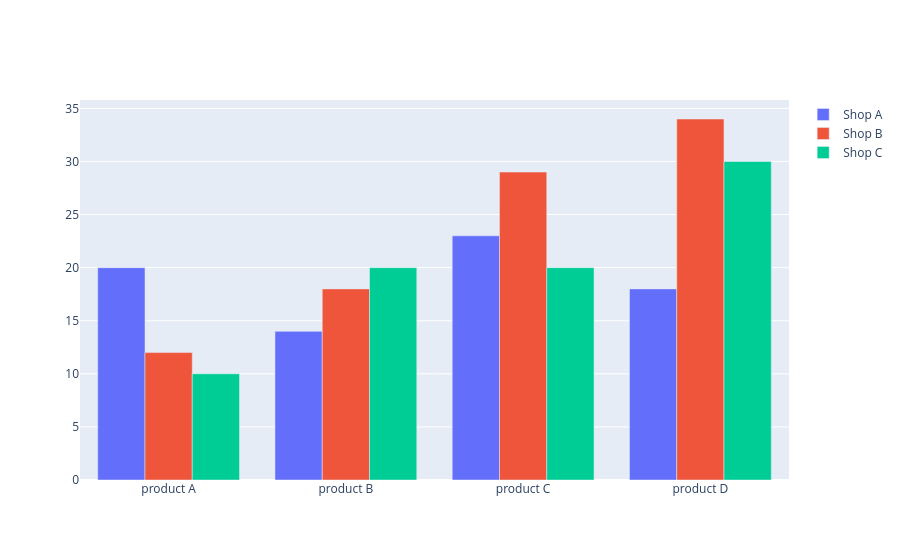

Notebook cell for this chart:
### Markdown cell above
### Grouped Bar and Stack Bar

### Code cell
products=["product A", "product B", "product C", "product D"]

qt_shop_A = [20, 14, 23, 18]
qt_shop_B = [12, 18, 29, 34]
qt_shop_C = [10, 20, 20, 30]


fig = go.Figure(data=[
    go.Bar(name="Shop A", x=products, y=qt_shop_A),
    go.Bar(name="Shop B",x=products, y=qt_shop_B),
    go.Bar(name="Shop C",x=products, y=qt_shop_C)
])

fig.update_layout(barmode="group") # or use "stack"

fig.show()

### Figure 1 — Plotly figure (JSON) as saved in the notebook; plotly's stock layout.template omitted (floating-point values rounded to 4 significant figures)
{"data": [{"name": "Shop A", "type": "bar", "x": ["product A", "product B", "product C", "product D"], "y": [20, 14, 23, 18]}, {"name": "Shop B", "type": "bar", "x": ["product A", "product B", "product C", "product D"], "y": [12, 18, 29, 34]}, {"name": "Shop C", "type": "bar", "x": ["product A", "product B", "product C", "product D"], "y": [10, 20, 20, 30]}], "layout": {"autosize": true, "barmode": "group", "xaxis": {"autorange": true, "range": [-0.5, 3.5], "type": "category"}, "yaxis": {"autorange": true, "range": [0, 35.79], "type": "linear"}}}
